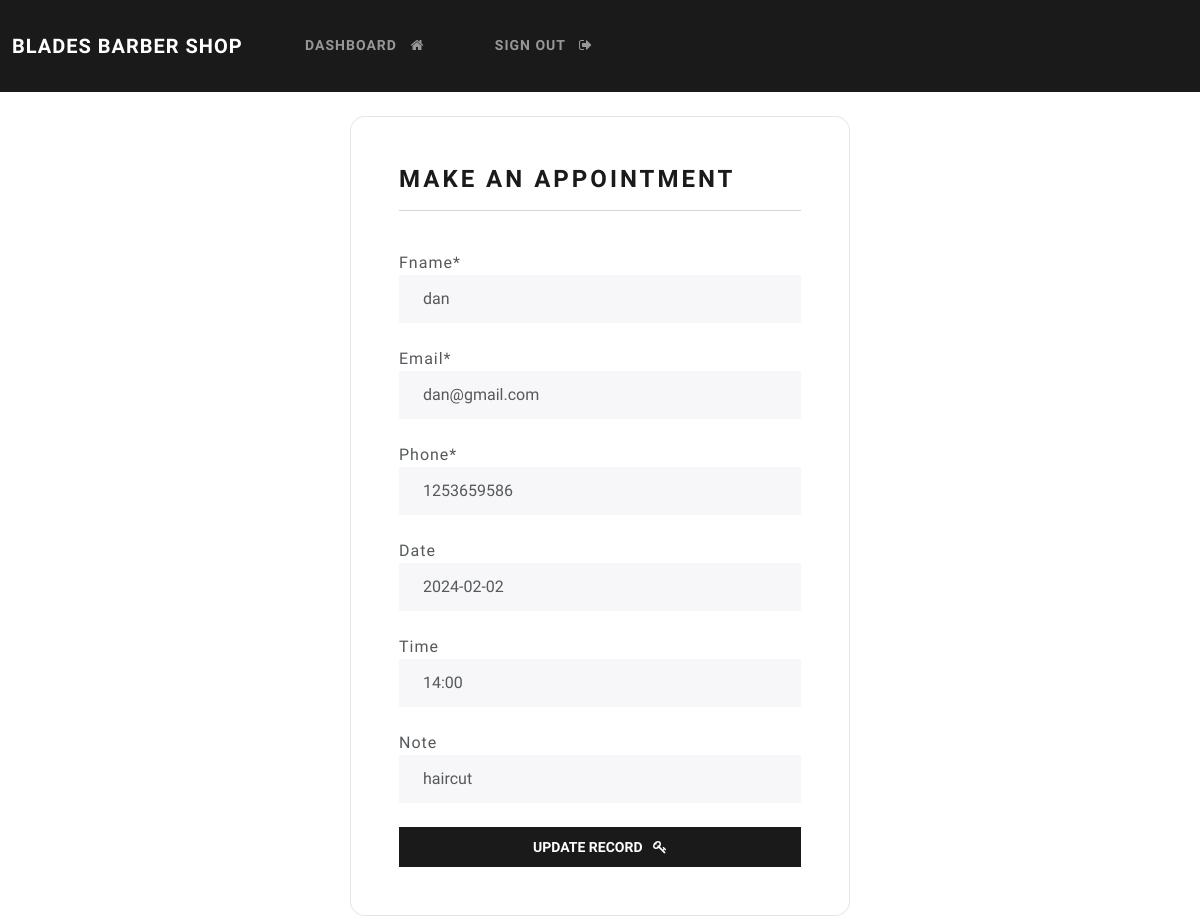
The app's page /update-record/5 (signed in), older data.
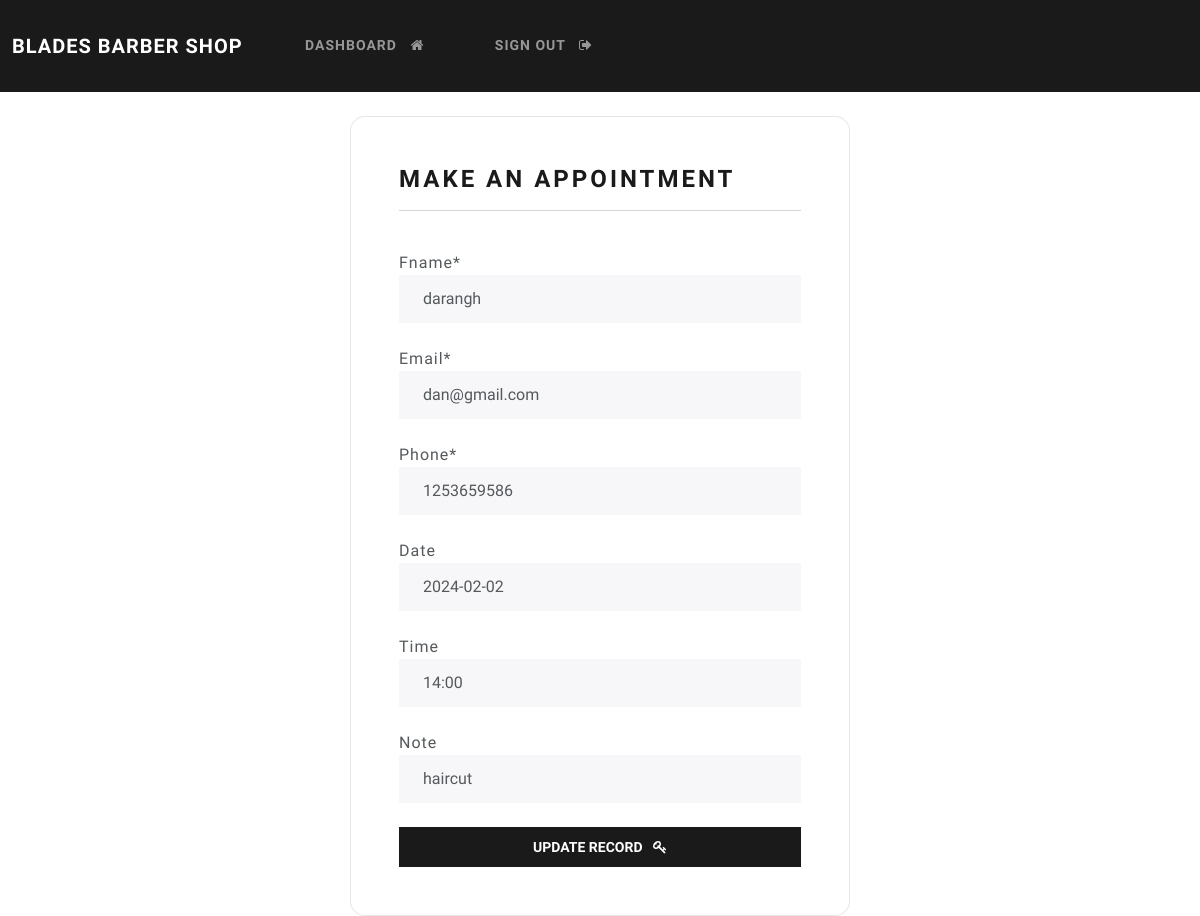
The same page, newer data.
### app/models.py (models this page shows, shortened)
class Record(models.Model):
    fname = models.CharField(max_length=100)
    email = models.CharField(max_length=255)
    phone = models.CharField(max_length=20)
    date = models.DateField(blank=True,null=True)
    time = models.CharField(max_length=10,blank=True,null=True)
    note = models.CharField(max_length=100,blank=True,null=True)

### app/views.py (the view)
# urls.py: path('update-record/<int:pk>', views.update_record, name="update-record"),
@login_required(login_url='login')
def update_record(request, pk):
    record = Record.objects.get(id=pk)
    form = UpdateRecordForm(instance=record)
    if request.method == 'POST':
        form = UpdateRecordForm(request.POST, instance=record)
        if form.is_valid():
            form.save()
            messages.success(request, "Your appointment has been updated!")
            return redirect("dashboard")
    context = {'form':form}
    return render(request, 'account/update-record.html', context=context)

### app/forms.py
class UpdateRecordForm(forms.ModelForm):
    class Meta:
        model = Record
        fields = ['fname', 'email', 'email', 'phone', 'date', 'time', 'note',]

### templates/account/update-record.html (shortened to what this page needs)
{% extends 'account/base.html' %}
{% load crispy_forms_tags %}
{% block content %}
<body>
    <div class="container bg-light shadow-md p-5 form-layout">
        <h3> Make an appointment </h3>
        <hr>
        <br>
        <form method="POST" autocomplete="off">
                {{form.fname|as_crispy_field}}
                <br>
                {{form.email|as_crispy_field}}
                <br>
                {{form.phone|as_crispy_field}}
                <br>
                {{form.date|as_crispy_field}}
                <br>
                {{form.time|as_crispy_field}}
                <br>
                {{form.note|as_crispy_field}}
                <br>
                <button type="submit" class="btn btn-primary w-100 btn-block p-2"> Update record &nbsp; <i class="fa fa-key" aria-hidden="true"></i> </button>
            </form>
        </div>
    </body>
{% endblock %}

Row changes from the older to the newer data that the page shows:
changed Record "dan@gmail.com": fname "dan" → "darangh"
